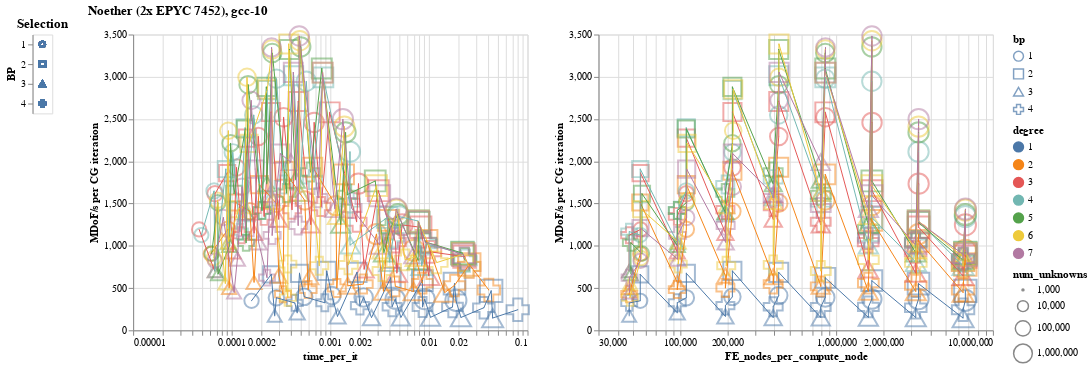

The notebook cell this image was saved under:
### Markdown cell above
# Better plotting: $E(n)$ versus $t(n)$

### Code cell
from ceed_postprocess_base import read_logs
import altair as alt
from glob import glob

runs = read_logs(glob('data/ceed/noether/petsc-bps-2020-*.txt'))
runs['FE_nodes_per_compute_node'] = runs['num_unknowns'] / (runs['num_procs'] / runs['num_procs_node']) / runs['dof_per_node']
highlight = alt.selection_single(
    on='mouseover',
    fields=['degree', 'time_per_it', 'backend'],
    nearest=True,
    empty='none',
)

bps_select = alt.selection_single(
    fields=['bp'],
)

base = alt.Chart(runs).encode(
    alt.Y('mdofs:Q', title='MDoF/s per CG iteration'),
    alt.Color('degree:N'),
    alt.Size('num_unknowns', scale=alt.Scale(type='log', domain=(1e3, 1e6))),
    alt.Shape('bp:N'),
    tooltip=('bp', 'num_procs', 'backend', 'num_elem', 'degree', 'num_unknowns', 'file'),
).transform_filter(
    bps_select,
).transform_calculate(
    mdofs='datum.cg_iteration_dps/1e6',
)

points = base.mark_point().encode(
    opacity=alt.condition(highlight, alt.value(1), alt.value(.5)),
).add_selection(
    highlight,
)

lines = base.mark_line().encode(
    size=alt.condition(alt.datum.degree - highlight.degree == 0, alt.value(2), alt.value(1))
)

pane = points + lines

composite = (
    pane.encode(
        alt.X('time_per_it', scale=alt.Scale(type='log')),
    ) |
    pane.encode(
        alt.X('FE_nodes_per_compute_node', scale=alt.Scale(type='log', domain=(3e4, 1e7), clamp=True)),
    )
)

activator = alt.Chart(runs).mark_point().encode(
    alt.Y('bp', title='BP'),
    alt.Shape('bp')
).add_selection(bps_select).properties(title='Selection')

activator | composite.properties(title='Noether (2x EPYC 7452), gcc-10')

### Figure 1 — Vega-Lite specification as saved in the notebook (floating-point values rounded to 4 significant figures; data arrays with more than 128 entries replaced by an {"elided": "..."} marker saying what was removed)
{"config": {"view": {"continuousWidth": 400, "continuousHeight": 300}}, "hconcat": [{"mark": "point", "encoding": {"shape": {"type": "nominal", "field": "bp"}, "y": {"type": "nominal", "field": "bp", "title": "BP"}}, "selection": {"selector002": {"type": "single", "fields": ["bp"]}}, "title": "Selection"}, {"hconcat": [{"layer": [{"mark": "point", "encoding": {"color": {"type": "nominal", "field": "degree"}, "opacity": {"condition": {"value": 1, "selection": "selector001"}, "value": 0.5}, "shape": {"type": "nominal", "field": "bp"}, "size": {"type": "quantitative", "field": "num_unknowns", "scale": {"domain": [1000.0, 1000000.0], "type": "log"}}, "tooltip": [{"type": "nominal", "field": "bp"}, {"type": "quantitative", "field": "num_procs"}, {"type": "nominal", "field": "backend"}, {"type": "quantitative", "field": "num_elem"}, {"type": "quantitative", "field": "degree"}, {"type": "quantitative", "field": "num_unknowns"}, {"type": "nominal", "field": "file"}], "y": {"type": "quantitative", "field": "mdofs", "title": "MDoF/s per CG iteration"}}, "selection": {"selector001": {"type": "single", "on": "mouseover", "fields": ["degree", "time_per_it", "backend"], "nearest": true, "empty": "none"}}, "transform": [{"filter": {"selection": "selector002"}}, {"calculate": "datum.cg_iteration_dps/1e6", "as": "mdofs"}]}, {"mark": "line", "encoding": {"color": {"type": "nominal", "field": "degree"}, "shape": {"type": "nominal", "field": "bp"}, "size": {"condition": {"value": 2, "test": "((datum.degree - selector001.degree) === 0)"}, "value": 1}, "tooltip": [{"type": "nominal", "field": "bp"}, {"type": "quantitative", "field": "num_procs"}, {"type": "nominal", "field": "backend"}, {"type": "quantitative", "field": "num_elem"}, {"type": "quantitative", "field": "degree"}, {"type": "quantitative", "field": "num_unknowns"}, {"type": "nominal", "field": "file"}], "y": {"type": "quantitative", "field": "mdofs", "title": "MDoF/s per CG iteration"}}, "transform": [{"filter": {"selection": "selector002"}}, {"calculate": "datum.cg_iteration_dps/1e6", "as": "mdofs"}]}], "encoding": {"x": {"type": "quantitative", "field": "time_per_it", "scale": {"type": "log"}}}}, {"layer": [{"mark": "point", "encoding": {"color": {"type": "nominal", "field": "degree"}, "opacity": {"condition": {"value": 1, "selection": "selector001"}, "value": 0.5}, "shape": {"type": "nominal", "field": "bp"}, "size": {"type": "quantitative", "field": "num_unknowns", "scale": {"domain": [1000.0, 1000000.0], "type": "log"}}, "tooltip": [{"type": "nominal", "field": "bp"}, {"type": "quantitative", "field": "num_procs"}, {"type": "nominal", "field": "backend"}, {"type": "quantitative", "field": "num_elem"}, {"type": "quantitative", "field": "degree"}, {"type": "quantitative", "field": "num_unknowns"}, {"type": "nominal", "field": "file"}], "y": {"type": "quantitative", "field": "mdofs", "title": "MDoF/s per CG iteration"}}, "selection": {"selector001": {"type": "single", "on": "mouseover", "fields": ["degree", "time_per_it", "backend"], "nearest": true, "empty": "none"}}, "transform": [{"filter": {"selection": "selector002"}}, {"calculate": "datum.cg_iteration_dps/1e6", "as": "mdofs"}]}, {"mark": "line", "encoding": {"color": {"type": "nominal", "field": "degree"}, "shape": {"type": "nominal", "field": "bp"}, "size": {"condition": {"value": 2, "test": "((datum.degree - selector001.degree) === 0)"}, "value": 1}, "tooltip": [{"type": "nominal", "field": "bp"}, {"type": "quantitative", "field": "num_procs"}, {"type": "nominal", "field": "backend"}, {"type": "quantitative", "field": "num_elem"}, {"type": "quantitative", "field": "degree"}, {"type": "quantitative", "field": "num_unknowns"}, {"type": "nominal", "field": "file"}], "y": {"type": "quantitative", "field": "mdofs", "title": "MDoF/s per CG iteration"}}, "transform": [{"filter": {"selection": "selector002"}}, {"calculate": "datum.cg_iteration_dps/1e6", "as": "mdofs"}]}], "encoding": {"x": {"type": "quantitative", "field": "FE_nodes_per_compute_node", "scale": {"clamp": true, "domain": [30000.0, 10000000.0], "type": "log"}}}}], "title": "Noether (2x EPYC 7452), gcc-10"}], "data": {"name": "data-04275a7ccc744098f1a7e66e4992e39a"}, "$schema": "https://vega.github.io/schema/vega-lite/v4.0.0.json", "datasets": {"data-04275a7ccc744098f1a7e66e4992e39a": {"elided": "224 records"}}}
